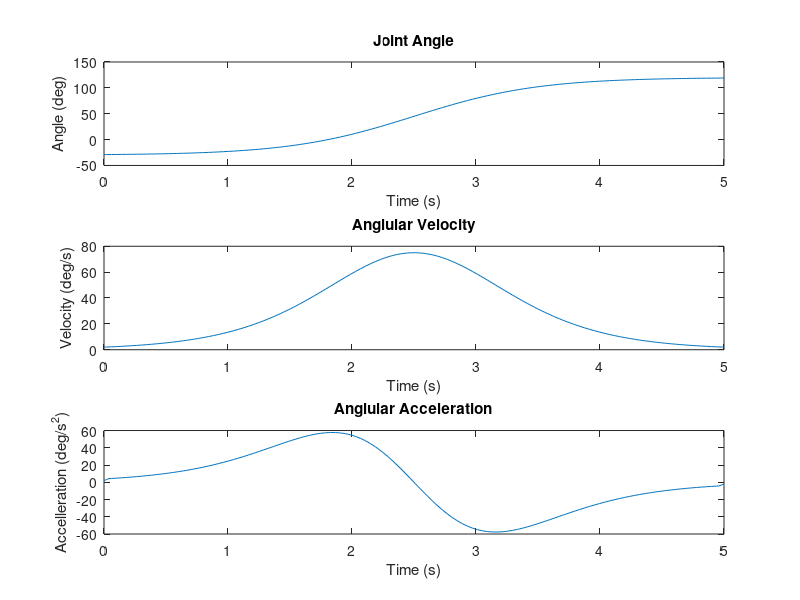

The MATLAB script that drew this image:
%% BMEG301 Reverse Dynamic Solution For Device 3
% Authors: Bailey Phillips, Matthew Nuske, Oliver Michels, and Kyan Phillips

%% Assumptions

% The thigh is consider to be pivoted at the hip joint and has one DoF in flexion-extension. 
% Distal limb (shank) is fixed such that the longitudinal axis line up. 
% All other limbs can be ignored.

clc, clear

%% Parameters

% Subject Paramters
gender = 2; % 1 for female, 2 for male
weight = 85; % Total body mass of subject in 'kg'
height = 1.84; % Total body height of subject in 'm'


%% Segment Factor Tables

% Segment factors based of De lava Table
% [Mass factor   Length factor   COM factor  Radius of Gyration factor]

% Female factors
segment_table(1).factors = [ 
0.1478  368.5/1735  0.3612  0.369;  % Thigh (female)
0.0481  432.3/1735  0.4416  0.271   % Shank (female)
];

% Male factors
segment_table(2).factors = [
0.1416  422.2/1741  0.4095  0.329;  % Thigh (male)
0.0433  434.0/1741  0.4459  0.255   % Shank (male)
];  


%% Create Structures With All of The Model's Segment Details 

model(1).name = 'Thigh'; model(1).color = 'k';
model(2).name = 'Shank'; model(2).color = 'r';

table = sprintf('Part Name \t Mass (kg)\t Length (m)\t COM (m)\t RGyration (m)\t Inertia (kg.m^2)');
disp(table)

% Assumption: The distal limb (shank) is fixed such that longitudinal axes
% line up, thus all other limbs can be ignored
for part = 1:2

    model(part).mass = weight*segment_table(gender).factors(part,1);
    model(part).length = height*segment_table(gender).factors(part,2);
    model(part).com_local = model(part).length*segment_table(gender).factors(part,3);

   if part < 2
        model(part).com_from_O = model(part).com_local;
    else
        model(part).com_from_O = model(part).com_local + sum([model(1:part-1).length]);
    end
    model(part).rgyration = model(part).length*segment_table(gender).factors(part,4);
    model(part).inertia = model(part).mass*(model(part).rgyration).^2;
    
    t = sprintf('%s\t\t %.3f\t\t %.3f\t\t %.3f\t\t %.3f\t\t %.5f',model(part).name,...
        model(part).mass, model(part).length, model(part).com_local,...
        model(part).rgyration, model(part).inertia);
    disp(t)
end

% System Center of Mass
mass_system = sum([model(:).mass]);

% display system mass
disp(['System mass = ', num2str(mass_system), ' kg']);

r_num = [model(:).mass].*[model(:).com_from_O];
CoM_system = sum(r_num)/mass_system;
disp([newline, 'System center of mass position = ',num2str(CoM_system),' m']);

% System Inertia About The Hip
I_seg_o = [model(:).inertia] + [model(:).mass].*([model(:).com_from_O].^2);
Inertia_system = sum(I_seg_o);
disp(['System mass moment of inertia at O = ',num2str(Inertia_system),' kg.m^2']);

%% Simulation Parameters
fps = 50;                           % Frames per second 
T_motion = 5;                       % Motion duration in seconds

% These are the first things i saw for the rom of the thigh about the hip.
% we can change this if we find its different with more research - Oli
theta_min = -30 * (pi/180);           % Minimum angle at extension in rad
theta_max = 120 * (pi/180);         % Maximum angle at flexion in rad

%% Simulation 
Num_Frames = ceil(T_motion*fps);                        % Calculates number of frames in the simulation
T_simulation = linspace(0, T_motion, Num_Frames);       % Creates a linearly spaced time vector for motion duration

% Sigmoid Function To Calculate Joint Angle
k = 10 / T_motion;                                                      % Steepness of sigmoid function (scales with the motion duration
s = 1 ./ (1 + exp(-k .* (T_simulation - (T_motion/2))));                % Sigmoid function
theta = (theta_min + (theta_max - theta_min) .* s) .* (180/pi);         % Joint angle 



omega = gradient(theta,T_simulation)                    % Angular velocity
alpha = gradient(omega,T_simulation)     % Angular acceleration

%% Plotting Results
figure;

% Joint Angle Over Time
subplot(3, 1, 1);
plot(T_simulation, theta);
ylabel('Angle (deg)');
xlabel('Time (s)')
title('Joint Angle');

% Joint Angular Velocity Over Time
subplot(3, 1, 2);
plot(T_simulation, omega)
ylabel('Velocity (deg/s)');
xlabel('Time (s)')
title('Anglular Velocity');

% Joint Angular Accelleration Over Time
subplot(3, 1, 3);
plot(T_simulation, alpha);
ylabel('Accelleration (deg/s^2)');
xlabel('Time (s)')
title('Anglular Acceleration');
